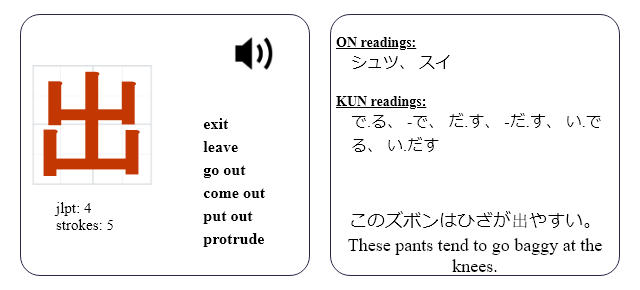
#> input picture output/10.png, 640 x 290 px, given in place of 0.png, which was not available
$ python crop.py
#> lines starting #> are read from the running program, lines starting #| are printed output that depends on the picture
from PIL import Image

for ind in range(76):
    image = Image.open(f'output/{ind}.png')
#> image is the input picture: PIL image 640x290 RGBA; mean R, G, B, A 244.5, 240.9, 240, 255
    width, height = image.size
#> width = 640; height = 290

    # Calculate the coordinates for cropping
    crop_width = 150  # Adjust this value as needed
    left = crop_width
    top = 0
    right = width - crop_width
#> right = 490
    bottom = height - 108
#> bottom = 182

    # Perform cropping
    cropped_image = image.crop((left, top, right, bottom))
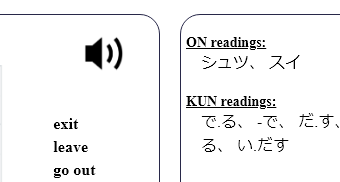
#> cropped_image: PIL image 340x182 RGBA; mean R, G, B, A 243.7, 243.7, 244.1, 255
    cropped_image.save(f'flashcards/{ind}.png')
#> pass 2 of the loop `for ind in range(76):`:
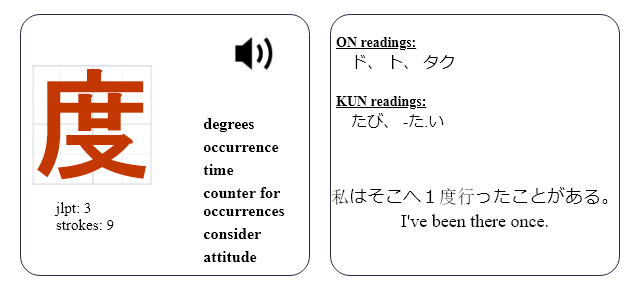
#> input picture output/107.png, 640 x 290 px, given in place of 1.png, which was not available
#> image is the input picture: PIL image 640x290 RGBA; mean R, G, B, A 244.5, 239.9, 238.6, 255
#> `cropped_image = image.crop((left, top, right, bottom))`:
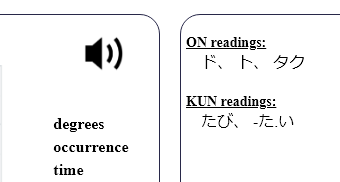
#> cropped_image: PIL image 340x182 RGBA; mean R, G, B, A 243.9, 243.9, 244.2, 255
#> (the run stopped early here; a loop or call above may not have finished)
